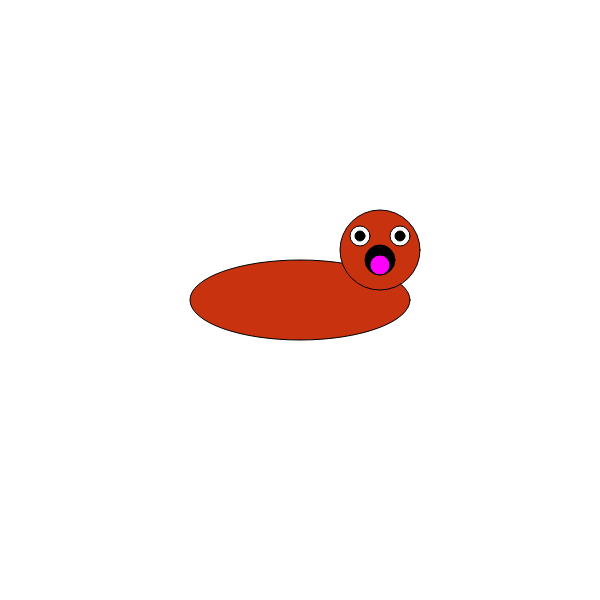
Frame 1 (no input)
Frame 60 (no input): identical to frame 1, image omitted
Frame 120 (the mouse pressed at the canvas centre since frame 60): identical to frame 1, image omitted

The p5.js sketch that drew this single still picture (run headless with seeded random() and noise() and a simulated clock; from frame 60 on, the mouse is pressed at the canvas centre):

// p5.js sketch
// ── sketch.js
function setup(){
    createCanvas(600,600)
}
function draw(){
    background(255)
    rectMode(CENTER)
    fill(200, 50, 15)
    ellipse(300,300,220,80)
    ellipse(380,250,80)
    fill(255)
    circle(400,236,20)
    circle(360,236,20)
    fill(0)
    circle(380,260,30)
    circle(400,236,10)
    circle(360,236,10)
    fill(255,0,255)
    circle(380,265,20)
}
